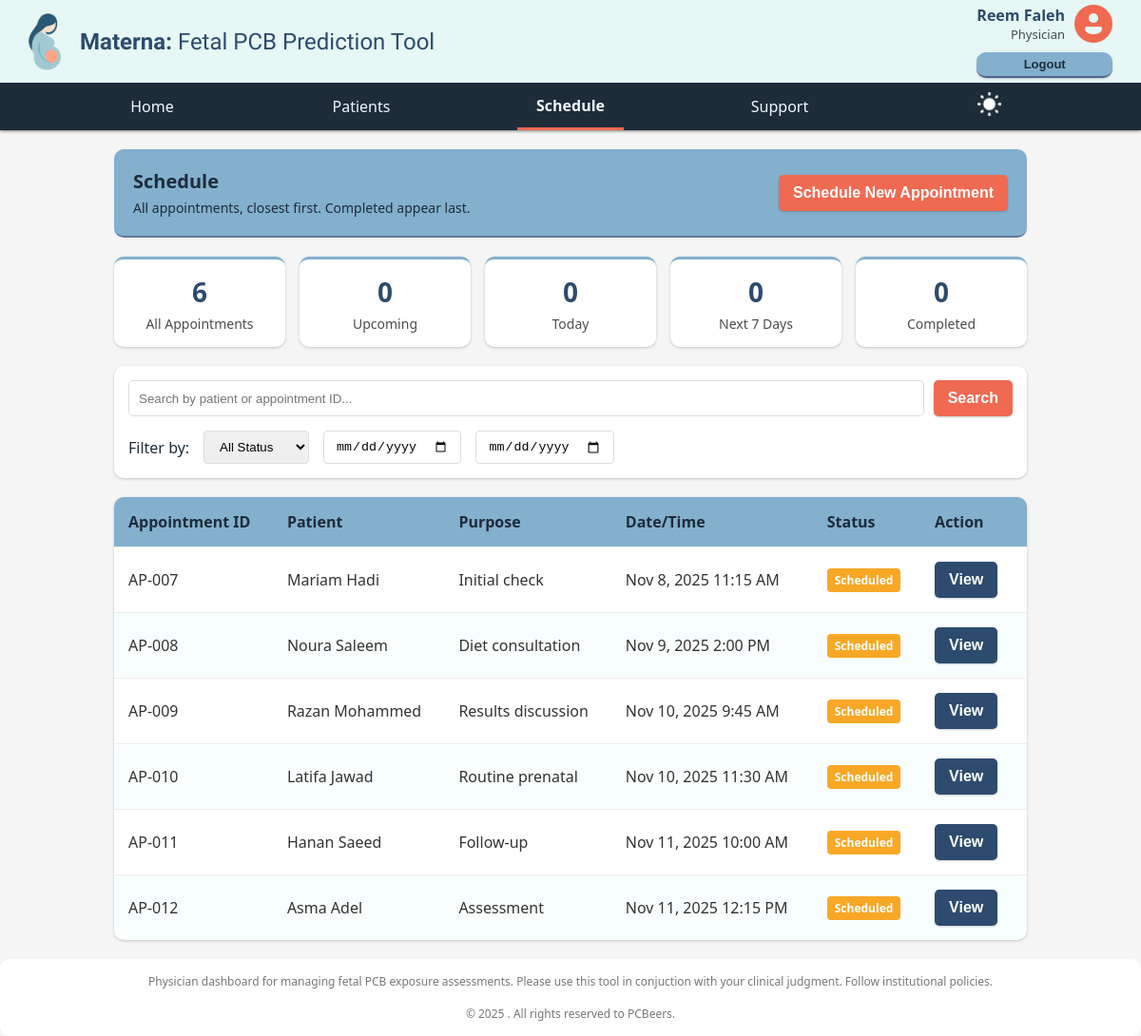
The page /schedule.html (signed in) on the database its author committed.
### models.py (models this page shows)
class Patient(SQLModel, table=True):
    id: Optional[int] = Field(default=None, primary_key=True)
    name: str
    bdate: date
    age: Optional[int] = None
    gestational_age: Optional[int] = None
    due_date: Optional[date] = None
    risk: Optional[str] = None  # e.g. 'low', 'medium', 'high'
    data_consent: bool = Field(default=False)
    is_complete: bool = Field(default=False)
    notes: Optional[str] = None
    docs: Optional[str] = None  # Could be file path or JSON metadata
    physician_id: Optional[int] = Field(default=None, foreign_key="account.id")
    physician: Optional[Account] = Relationship(back_populates="patients")
    appointments: List["Appointment"] = Relationship(back_populates="patient")
    lab_tests: List["LabTest"] = Relationship(back_populates="patient")
    model_features: List["ModelFeatures"] = Relationship(
        back_populates="patient")

class Appointment(SQLModel, table=True):
    id: Optional[int] = Field(default=None, primary_key=True)
    purpose: str
    datetime: datetime
    status: str  # e.g. 'scheduled', 'completed', 'cancelled'
    patient_id: int = Field(foreign_key="patient.id")
    physician_id: int = Field(foreign_key="account.id")
    patient: "Patient" = Relationship(back_populates="appointments")
    physician: "Account" = Relationship(back_populates="appointments")

### main.py (the view)
@app.get("/dashboard_analytics", response_class=HTMLResponse)
def get_page(request: Request):
    return templates.TemplateResponse("researcher/analytics_dashboard.html", {"request": request})

### templates/physician/schedule.html (shortened to what this page needs)
{% extends "layouts/list_layout.html" %}
{% block additional_filters %}
<input type="date" class="date-start" />
<input type="date" class="date-end" />
{% endblock %}

### templates/layouts/list_layout.html (shortened to what this page needs)
{% extends "layouts/main_layout.html" %}
{% block content %}
<div class="controls">
    <div>
        <div class="controls-title">{{ data.title }}</div>
        <div class="controls-subtitle">{{ data.subtitle }}</div>
    </div>
    {% if data.primary_button %}
    <div class="action-buttons">
        <button class="button-primary" onclick="location.href='{{ data.primary_href }}'">{{ data.primary_button
            }}</button>
    </div>
    {% endif %}
</div>
<div class="summary-banner">
    {% for item in data.summary %}
    <div class="summary-item">
        <div class="summary-number">{{ item.number }}</div>
        <div class="summary-label">{{ item.label }}</div>
    </div>
    {% endfor %}
</div>
<div class="search-filter-container">
    <div class="search-bar">
        <input type="text" class="search-input" placeholder="{{ data.search_placeholder }}">
        <button class="button-primary">Search</button>
    </div>
    <div class="filter-section">
        <span class="filter-label">Filter by:</span>
        {% for filter in data.filters %}
        <select class="filter-dropdown">
            {% for option in filter.options %}
            <option>{{ option }}</option>
            {% endfor %}
        </select>
        {% endfor %}
        {% block additional_filters %}
        {% endblock %}
    </div>
</div>
<table class="data-table">
    <thead>
        <tr>
            {% for attribute in data.attributes %}
            <th>{{ attribute }}</th>
            {% endfor %}
        </tr>
    </thead>
    <tbody>
        {% for record in data.records %}
        <tr>
            {% for field in record.fields %}
            <td>{{ field }}</td>
            {% endfor %}
            <td><span class="status-badge {{ record.status_class }}">{{ record.status }}</span></td>
            <td><button value="{{ record.id }}" class="button-secondary action-btn">{{ record.action }}</button></td>
        </tr>
        {% endfor %}
    </tbody>
</table>
{% endblock %}

### static/styles/background.css (style rules this page uses)
:root { --dark-blue: #2d4b6e; --light-blue: #83b0cd; --mint: #e6f7f5; --coral: #ef6a51; --navy: #1e2c3a; --whtish: #f5f5f5; }
body { margin: 0; background-color: var(--whtish); color: rgb(51, 51, 51); font-family: 'Segoe UI', Tahoma, Geneva, Verdana, sans-serif; }
button { padding: 10px 15px; color: white; font-size: medium; font-weight: 550; border: none; border-radius: 5px; box-shadow: 0px 1px 2px rgba(0, 0, 0, 0.2); cursor: pointer; }
.button-primary { background-color: var(--coral); }
.button-secondary { background-color: var(--dark-blue); margin-right: 10px; }
.status-badge { padding: 4px 8px; font-size: 12px; }
.risk-badge, .status-badge { display: inline-block; border-radius: 4px; color: white; font-weight: bold; }
.risk-medium, .status-pending, .status-update { background-color: #f9a826; }

### templates/layouts/list_layout.html (style rules this page uses)
.controls { display: flex; flex-wrap: wrap; justify-content: space-between; align-items: center; margin: 20px 0; padding: 20px; background-color: var(--light-blue); color: var(--navy); border-radius: 10px; border-bottom: 2px solid rgba(85, 98, 143, 0.7); }
.controls-title { font-size: 20px; font-weight: bold; }
.controls-subtitle { font-size: 14px; margin-top: 5px; }
.action-buttons { display: flex; gap: 10px; }
.button-primary { background-color: var(--coral); }
.button-secondary { background-color: var(--dark-blue); }
.summary-banner { display: grid; grid-template-columns: repeat(auto-fit, minmax(150px, 1fr)); gap: 15px; margin-bottom: 20px; }
.summary-item { background-color: white; padding: 15px; border-radius: 10px; text-align: center; box-shadow: 0px 1px 3px rgba(0, 0, 0, 0.2); border-top: 3px solid var(--light-blue); }
.summary-number { font-size: 28px; font-weight: bold; color: var(--dark-blue); }
.summary-label { color: rgba(0, 0, 0, 0.7); font-size: 14px; margin-top: 5px; }
.search-filter-container { background-color: white; padding: 15px; border-radius: 10px; margin-bottom: 20px; box-shadow: 0px 1px 3px rgba(0, 0, 0, 0.2); }
.search-bar { display: flex; gap: 10px; margin-bottom: 15px; }
.search-input { flex: 1; padding: 10px; border: 1px solid #ddd; border-radius: 5px; }
.filter-section { display: flex; flex-wrap: wrap; gap: 15px; align-items: center; }
.filter-label { color: var(--navy); font-weight: 500; }
.filter-dropdown, .date-start, .date-end { padding: 8px 12px; border: 1px solid #ddd; border-radius: 4px; }
.data-table { width: 100%; border-collapse: collapse; background-color: white; border-radius: 10px; overflow: hidden; box-shadow: 0px 1px 3px rgba(0, 0, 0, 0.2); margin-bottom: 20px; }
.data-table thead { background-color: var(--light-blue); color: var(--navy); }
.data-table th, .data-table td { padding: 15px; text-align: left; border-bottom: 1px solid #eee; }
.data-table tr:last-child td { border-bottom: none; }
.data-table tr:nth-child(even) { background-color: rgba(230, 249, 248, 0.3); }

### rows shown on the page
Patient: name "Mariam Hadi"
Appointment: purpose "Initial check"
Patient: name "Noura Saleem"
Appointment: purpose "Diet consultation"
Patient: name "Razan Mohammed"
Appointment: purpose "Results discussion"
Patient: name "Latifa Jawad"
Appointment: purpose "Routine prenatal"
Patient: name "Hanan Saeed"
Appointment: purpose "Follow-up"
Patient: name "Asma Adel"
Appointment: purpose "Assessment"

### other values the page prints
{{ data.first_name }} "Reem"
{{ data.last_name }} "Faleh"
{{ data.job }} "Physician"
{{ label }} "Home Patients Schedule Support"
{{ data.title }} "Schedule"
{{ data.subtitle }} "All appointments, closest first. Completed appear last."
{{ data.primary_button }} "Schedule New Appointment"
{{ item.number }} "6" "0" "0" "0" "0"
{{ item.label }} "All Appointments" "Upcoming" "Today" "Next 7 Days" "Completed"
{{ attribute }} "Appointment ID" "Patient" "Purpose" "Date/Time" "Status" "Action"
{{ field }} "AP-007" "Nov 8, 2025 11:15 AM" "AP-008" "Nov 9, 2025 2:00 PM" "AP-009" "Nov 10, 2025 9:45 AM" "AP-010" "Nov 10, 2025 11:30 AM" "AP-011" "Nov 11, 2025 10:00 AM" "AP-012" "Nov 11, 2025 12:15 PM"
{{ record.status }} "Scheduled" "Scheduled" "Scheduled" "Scheduled" "Scheduled" "Scheduled"
{{ record.action }} "View" "View" "View" "View" "View" "View"
form field value "All Status"
